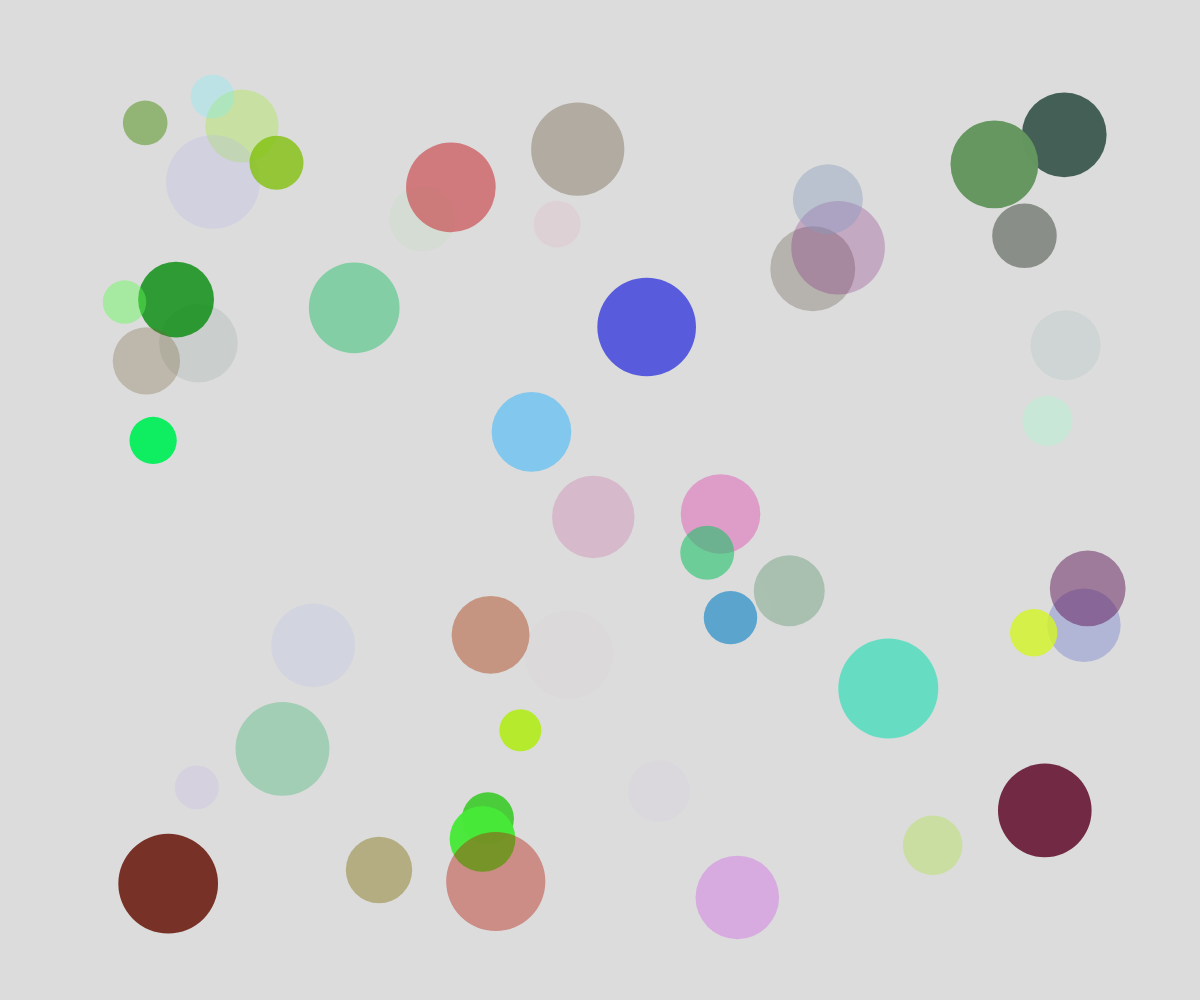
Frame 1 (no input)
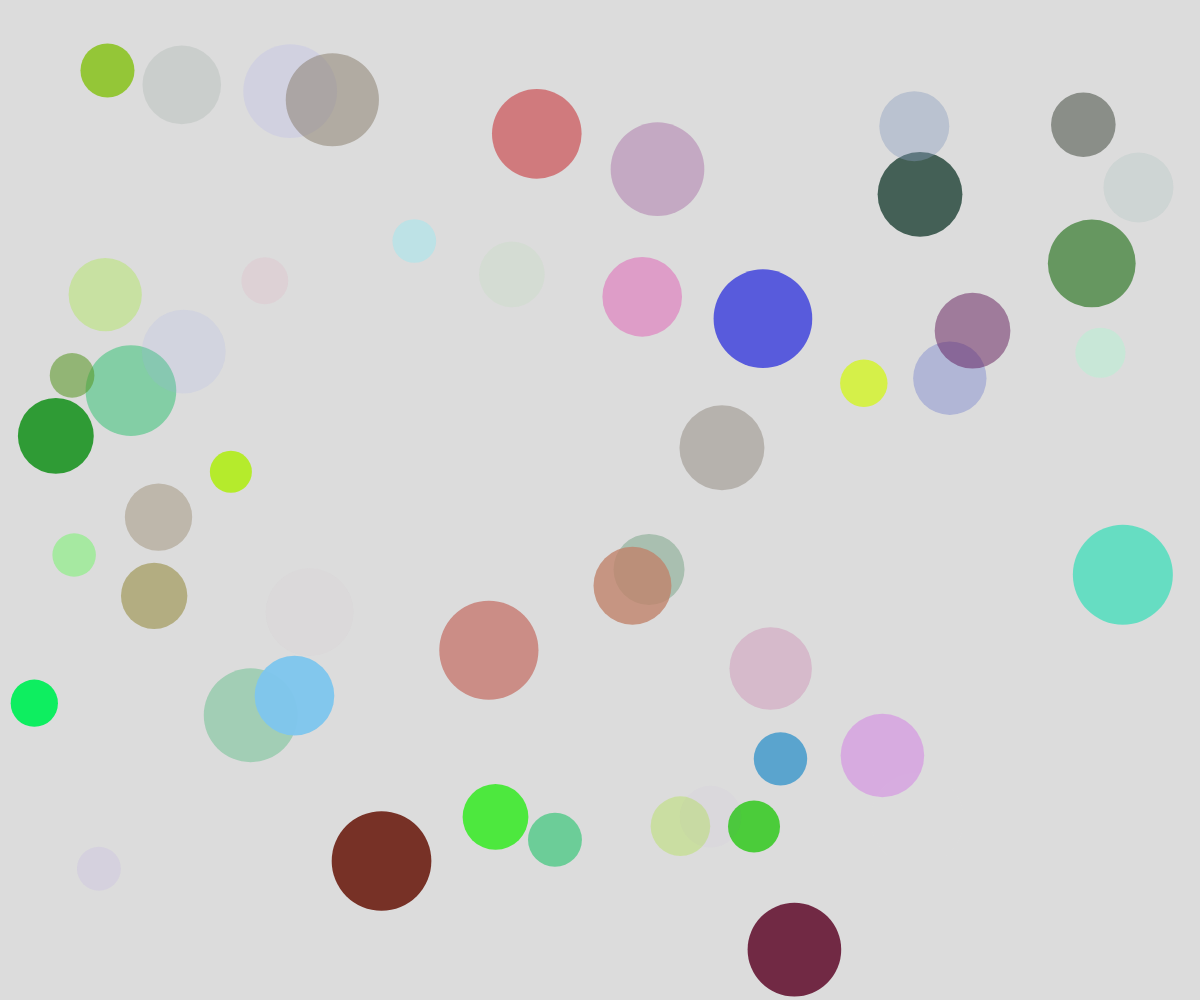
Frame 60 (no input)
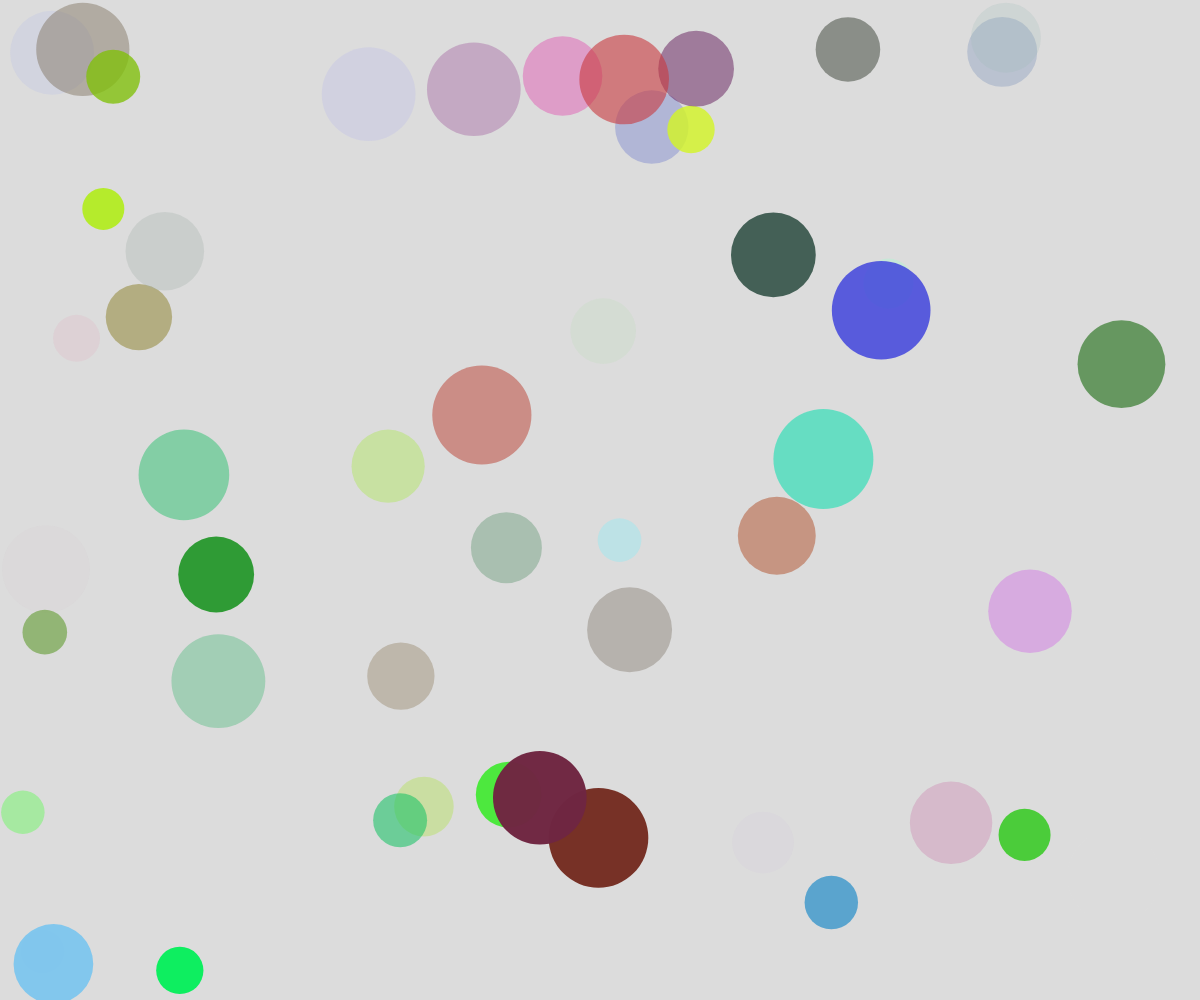
Frame 120 (the mouse pressed at the canvas centre since frame 60)

The p5.js sketch that drew these frames (run headless with seeded random() and noise() and a simulated clock; from frame 60 on, the mouse is pressed at the canvas centre):

// p5.js sketch
// ── sketch.js
// Title
// Logan Weckert
// x/xx/2021
//
// Extra for Experts:
// - describe what you did to take this project "above and beyond"


let theBall;
let ballArray = [];

function setup() {
  createCanvas(windowWidth, windowHeight);
  for(let i=0; i<50; i++){
    let x = random(100, width-100);
    let y = random(100, height-100);
    theBall = new Ball(x, y);
    ballArray.push(theBall);
  }
}

function draw() {
  background(220);
  for(let theBall of ballArray){
    theBall.move();
    theBall.display();
  }
}

function mousePressed(){
  for (let i=ballArray.length-1; i>= 0; i--){
    if(ballArray[i].isPointInBall(mouseX, mouseY)){
      ballArray.splice(i, 1);
    }
  }
}

function keyPressed(){
  if(key === " "){
    let theBall = new Ball(mouseX, mouseY);
    ballArray.push(theBall);
  }
}

class Ball{
  constructor(x, y){
    this.radius = random(20, 50);
    this.x = x;
    this.y = y;
    this.dx = random(-5, 5);
    this.dy = random(-5, 5);
    this.theColour = color(random(255), random(255), random(255), random(255));
  }
  display(){
    noStroke();
    fill(this.theColour);
    circle(this.x, this.y, this.radius*2);
  }
  move(){
    this.x += this.dx;
    this.y += this.dy;

    if(this.x - this.radius <= 0 || this.x + this.radius >= width){
      this.dx *= -1;
    }
    if (this.y - this.radius <= 0 || this.y + this.radius >= height){
      this.dy *= -1;
    }
  }
  isPointInBall(x, y){
    if(dist(x, y, this.x, this.y) < this.radius){
      return true;
    }
    else{
      return false;
    }
  }
}
